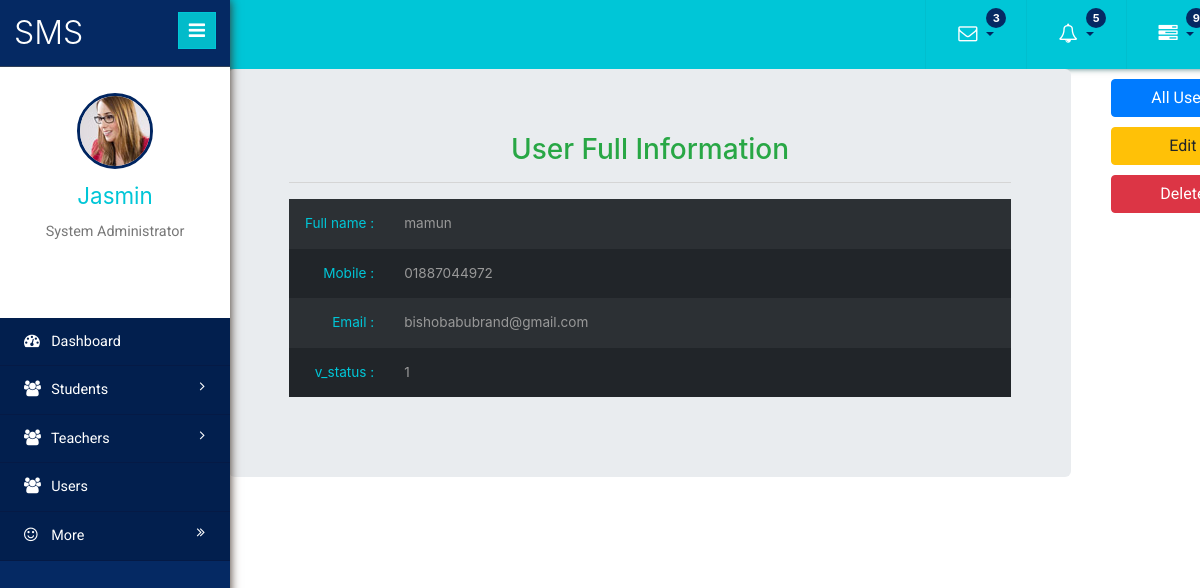
The page /admin/user_view.php?id=21 on the database its author committed.
### tables this page shows
CREATE TABLE `reg_user` (
  `id` int(11) NOT NULL,
  `full_name` varchar(255) NOT NULL,
  `mobile` varchar(255) NOT NULL,
  `email` varchar(255) NOT NULL,
  `password` varchar(255) NOT NULL,
  `v_key` varchar(255) NOT NULL,
  `v_status` varchar(255) NOT NULL
);

### admin/user_view.php (the view)
<?php
include ('database/connection.php');
   $id = $_GET['id'];
   $sql = " SELECT * FROM reg_user WHERE id = $id ";
   $query = mysqli_query($conn,$sql);
   $user = mysqli_fetch_assoc($query);
?>
<!DOCTYPE HTML>
<html>
<?php include ('includes/layout_page.php'); ?>
<body>
  <div class="page-container">
	<div class="left-content">
	   <div class="inner-content">
<?php include ('includes/top_menu.php'); ?>
<div class="container">
    <div class="row clearfix">
        <div class="col-md-10">
<div class="jumbotron">
<H3 class="text-center text-success"> User Full Information</H3>
<hr>
        <table class="table table-striped  table-dark table-hover">
        <tr>
            <th width="100px" class="text-right">Full name : </th>
            <td><?=$user['full_name'];?></td>
         </tr>
         <tr>
            <th width="100px" class="text-right">Mobile : </th>
            <td><?=$user['mobile'];?></td>
         </tr>
         <tr>
            <th width="100px" class="text-right">Email : </th>
            <td><?=$user['email'];?></td>
         </tr>
        <tr>
            <th width="100px" class="text-right">v_status : </th>
            <td><?=$user['v_status'];?></td>
         </tr>
        </table>
</div>
        </div>
        <div class="col-md-2">
            <a href="index.php?page=user" class="btn btn-primary btn-block ">All Users</a>
            <a href="" class="btn btn-warning btn-block">Edit</a>
            <a href="user_delete.php?id=<?=$user['id'];?>" class="btn btn-danger btn-block ">Delete</a>
        </div>
    </div>
    </div>
<?php include ('includes/left_sidebar.php'); ?>
</body>
</html>

### rows shown on the page
reg_user: full_name "mamun", mobile "01887044972", email "bishobabubrand@gmail.com", v_status "1"
